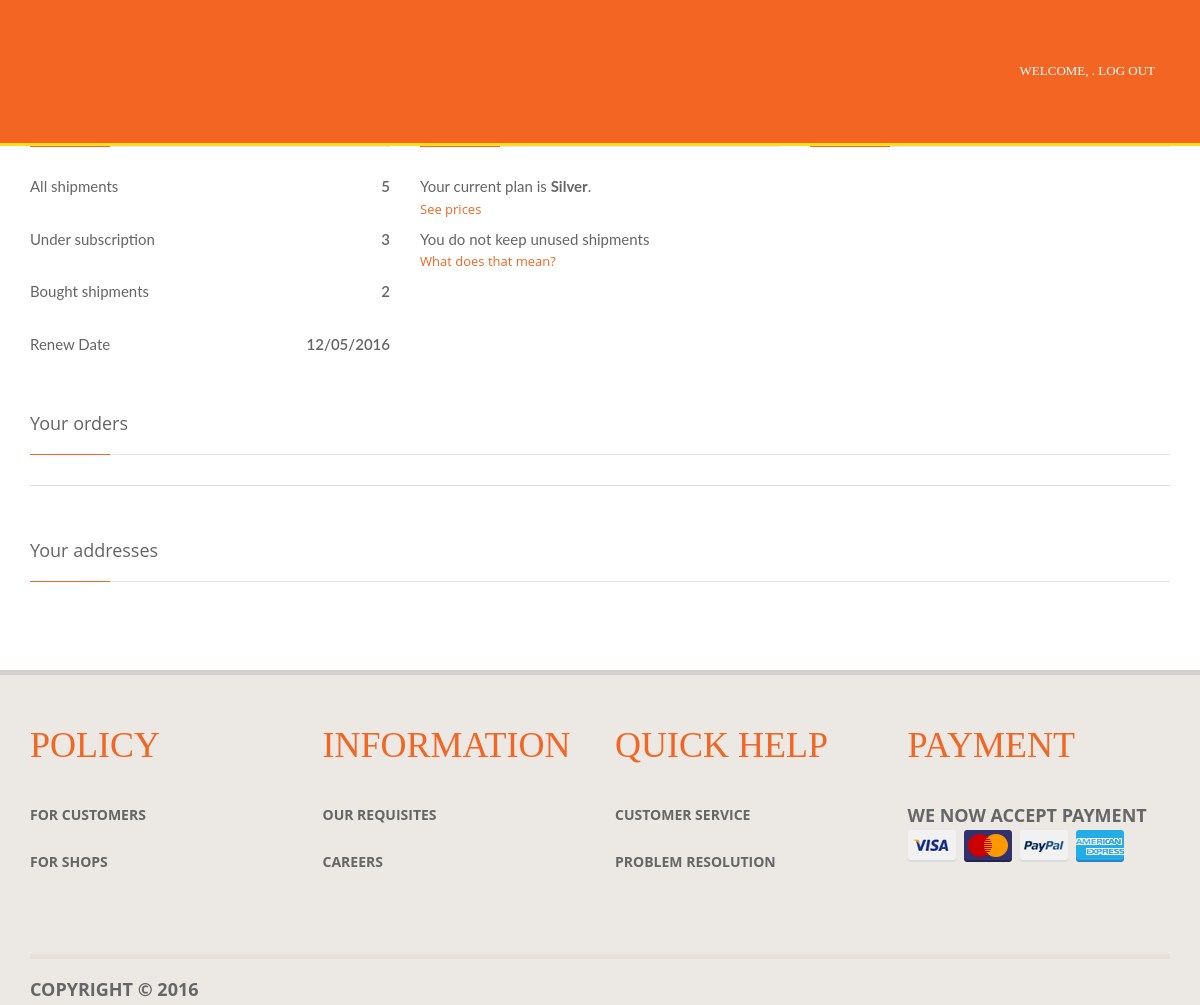
Before: /account/ (signed in) with the older database file.
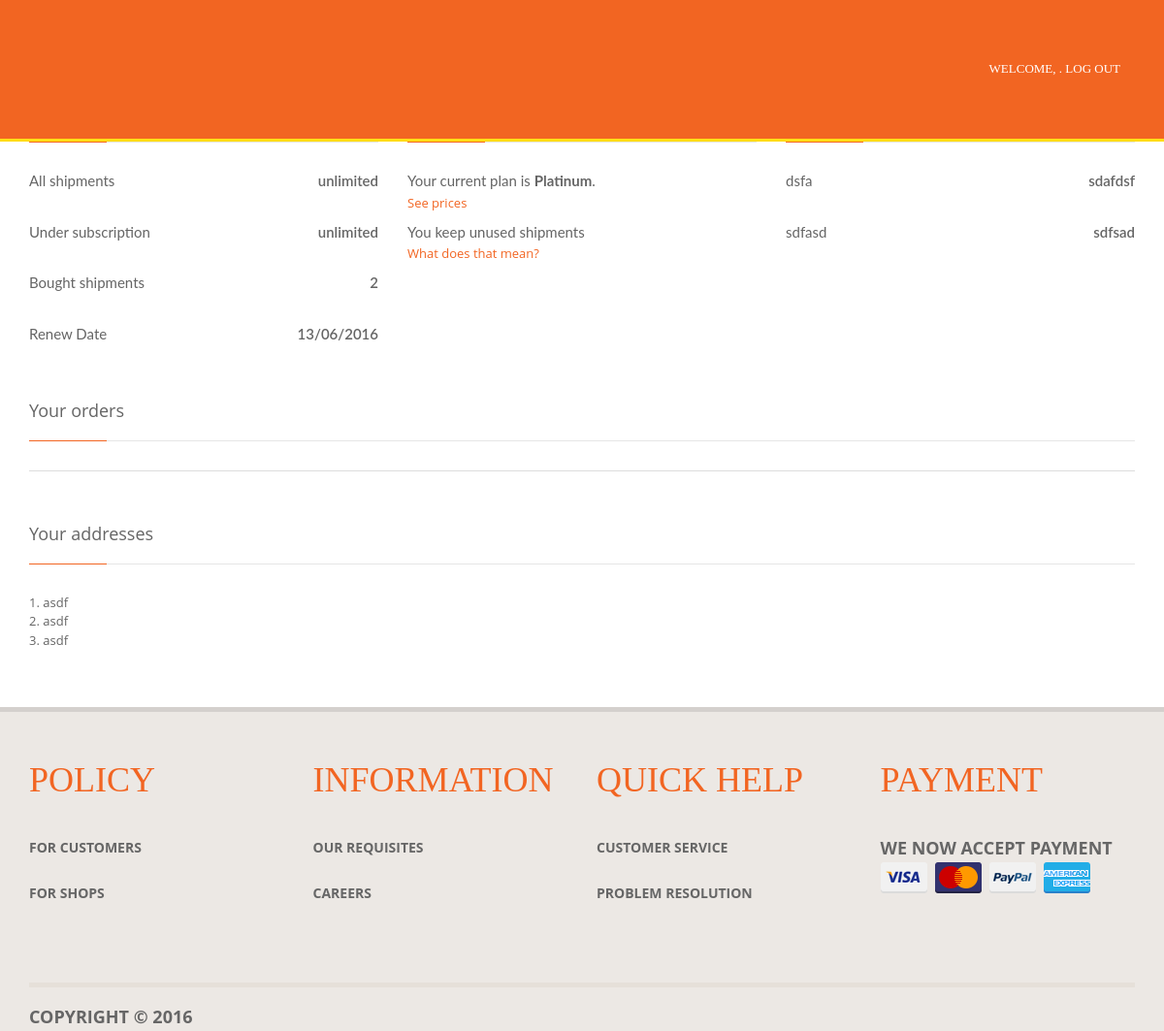
After: the same page with the newer database file.
### book/models.py (models this page shows, shortened)
class Subscription(models.Model):
    user = models.ForeignKey(User)
    level = models.ForeignKey(SubscriptionType)
    available_shipments = models.IntegerField(default=0)
    extra_shipments = models.IntegerField(default = 0)
    first_addressee_name = models.CharField(max_length=128, default="")
    second_addressee_name = models.CharField(max_length=128, default="")
    first_addressee_phone = models.CharField(max_length=64, default="")
    second_addressee_phone = models.CharField(max_length=64, default="")
    saver = models.BooleanField(default=False)
    renew_date = models.DateTimeField(default=datetime.now())

class SubscriptionType(models.Model):
	name = models.CharField(max_length=128)
	days = models.IntegerField(default = 0)
	monthly_fee = models.FloatField(default = 0)
	notification = models.BooleanField(default=False)
	amount_of_addresses = models.IntegerField(default = 0)
	amount_of_shipments = models.IntegerField(default = 0)
	number_of_persons_empowered = models.IntegerField(default = 0)
	store_shipment_fee = models.FloatField(default = 0)
	def __unicode__(self):
		return self.name

class Address(models.Model):
	subscription = models.ForeignKey(Subscription)
	shopkeeper = models.ForeignKey(Shopkeeper)

class Shopkeeper(models.Model):
	user = models.OneToOneField(User)
	tax_code = models.CharField(max_length=128)
	shop_name = models.CharField(max_length=512)
	shop_street = models.CharField(max_length=512)
	postal_code = models.CharField(max_length=128)
	country = models.CharField(max_length=128)
	region = models.CharField(max_length=128)
	phone = models.CharField(max_length=128)
	mobile_phone = models.CharField(max_length=128)
	timetable = models.ForeignKey(Day)

### book/views.py (the view)
# urls.py: url(r'^account/$', views.account),
def account(request):
	context_dict = {}
	subscription = Subscription.objects.get(user = request.user)
	context_dict['subscription'] = subscription
	if subscription.level.name == "Platinum":
		context_dict['platinum'] = True
	elif subscription.level.name == "Gold":
		context_dict['gold'] = True
	elif subscription.level.name == "Silver":
		context_dict['silver'] = True
	context_dict['all_shipments'] = subscription.available_shipments + subscription.extra_shipments
	date = subscription.renew_date + relativedelta(months=1)
	context_dict['renew_date'] = date.strftime('%d/%m/%Y')
	addresses = Address.objects.filter(subscription = subscription)
	context_dict['addresses'] = addresses
	return render(request, 'app/account.html', context_dict)

### templates/app/account.html (shortened to what the changed rows need)
<!DOCTYPE html>
<html lang="en"><head><meta http-equiv="Content-Type" content="text/html; charset=UTF-8">
{% load staticfiles %}
<link rel="stylesheet" href="{% static 'app/css/bootstrap.css' %}">
<link rel="stylesheet" href="{% static 'app/css/main.css' %}">
<link rel="stylesheet" href="{% static 'app/css/styles.css' %}">
<link rel='stylesheet' href='{% static 'app/css/a.css' %}'>
  <link rel="stylesheet" href="{% static 'app/css/brands/animate.css' %}">
  <link rel="stylesheet" href="{% static 'app/css/brands/line-icons.css' %}.">
  <link rel="stylesheet" href="{% static 'app/css/brands/font-awesome.min.css' %}">
  <link rel="stylesheet" href="{% static 'app/css/brands/img-hover.css' %}">
<link rel='stylesheet' href='a.css'>
<link rel="stylesheet" href="{% static 'app/css/mvpready-admin.css' %}">
<meta name="robots" content="none"></head>
<body>
<div class="wrapper">
<div class="content">
<div class="home page">
<br>
<div class="container">
{% block body_block %}
        <div class="row">
          <div class="col-md-4">
            <div class="portlet portlet-default">
              <div class="portlet-body">
                <admin>All shipments</admin>
              	<value class="pull-right kv-value"> {% if platinum %}unlimited{% else %}{{ all_shipments }}{% endif %}</value>
              	<p><br></p>
              	<admin>Under subscription</admin>
              	<value class="pull-right kv-value">{% if platinum %}unlimited{% else %}{{ subscription.available_shipments }}{% endif %}</value>
              	<p><br> </p>
              	<admin>Bought shipments</admin>
              	<value class="pull-right kv-value">{{ subscription.extra_shipments }}</value>
              	<p><br></p>
              	<admin>Renew Date</admin>
              	<value class="pull-right kv-value">{{ renew_date }}</value>
              </div>
            </div>
          </div>
          <div class="col-md-4">
          	<div class="portlet portlet-default">
              <div class="portlet-header">
                <h4 class="portlet-title">
                </h4>
              </div>
                <admin> Your current plan is <strong>{{ subscription.level }}</strong>. </admin>
        				<p><a>See prices</a></p>
                {% if subscription.saver %}
        				<admin> You keep unused shipments</admin>
                {% else %}
                <admin> You do not keep unused shipments</admin>
                {% endif %}
        				<p><a>What does that mean?</a></p>
            </div>
          </div>
          <div class="col-md-4">
          	<div class="portlet portlet-default">
              <div class="portlet-header">
                <h4 class="portlet-title">
                </h4>
              </div>
                {% if platinum %}
                <admin>{{ subscription.first_addressee_name }}</admin>
              	<value class="pull-right kv-value">{{ subscription.first_addressee_phone }}</value>
              	<p><br></p>
              	<admin>{{ subscription.second_addressee_name }}</admin>
              	<value class="pull-right kv-value">{{ subscription.second_addressee_phone }}</value>
              	<p><br></p>
                {% elif gold %}
                <admin>{{ subscription.first_addressee_name }}</admin>
                <value class="pull-right kv-value">{{ subscription.first_addressee_phone }}</value>
                <p><br></p>
                {% endif %}
            </div>
          </div>
        </div>
        <br>
        <div class="row">
            <div class="col-md-12">
            	<div class="portlet portlet-default">
                <div class="portlet-body">
                <table class="table">
                	<tbody>
                		<tr>
                			<th scope="row">
                			</th>
                		</tr>
                	</tbody>
                </table>
                </div>
              </div>
            </div>
    </div>
    <div class="row">
            <div class="col-md-12">
              <div class="portlet portlet-default">
                <div class="portlet-header">
                  <h4 class="portlet-title">
                  </h4>
                </div>
                <div class="portlet-body">
                    {% for address in addresses %}
                     {{ forloop.counter }}. {{ address.shopkeeper.postal_code}} <br>
                    {% endfor %}
                    <br>
                </div>
              </div>
            </div>
          </div>
{% endblock %}
</div>
 </div>
</body></html>

Changed rows visible on the page:
changed Subscription: level "Silver" → "Platinum"; saver False → True (drawn); first_addressee_name (not shown) → "dsfa"; first_addressee_phone (not shown) → "sdafdsf"; second_addressee_name (not shown) → "sdfasd"; second_addressee_phone (not shown) → "sdfsad"; available_shipments "3" → (not shown)
added Address: shopkeeper.postal_code "asdf"
added Address: shopkeeper.postal_code "asdf"
added Address: shopkeeper.postal_code "asdf"
Other visible differences:
{{ renew_date }}: "12/05/2016" → "13/06/2016"
{{ all_shipments }}: "5" → (not shown)
text no longer shown: "You do not keep unused shipments"
text now shown: "unlimited unlimited You keep unused shipments"
